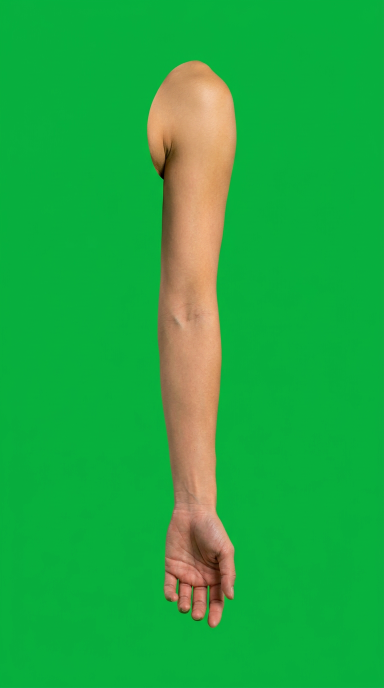
#> input picture src/images/photo-runner/far-right-arm.png, 768 x 1376 px, given in place of torso.png, which was not available (shown at 1/2 size)
$ python prepare_photo_parts.py
#> lines starting #> are read from the running program, lines starting #| are printed output that depends on the picture; after the words box and inside, x2 and y2 are one past the last pixel; in counts of white or black regions, pixels touching at a corner belong together; pictures that were not available may be replaced by others from this repository, and a replacement may not be noted
#> (reads scripts/photo_parts.json from the repository)
"""Key AI-generated photographic sources and build calibrated overlapping rig parts.
No image generation here. Manual, reviewed landmarks live in photo_parts.json.
"""
import hashlib
import json
from pathlib import Path
import numpy as np
from PIL import Image
from scipy import ndimage

ROOT = Path(__file__).resolve().parents[1]
SOURCE = ROOT/'src/images/photo-runner'
OUTPUT = ROOT/'public/photo-runner'


def remove_green(image):
    pixels = np.array(image.convert('RGB'), dtype=float)
    red, green, blue = [pixels[:, :, index] for index in range(3)]
    excess = green - np.maximum(red, blue)*1.3
    alpha = np.clip((25 - excess) / 20, 0, 1)
    labels, _ = ndimage.label(alpha > .1)
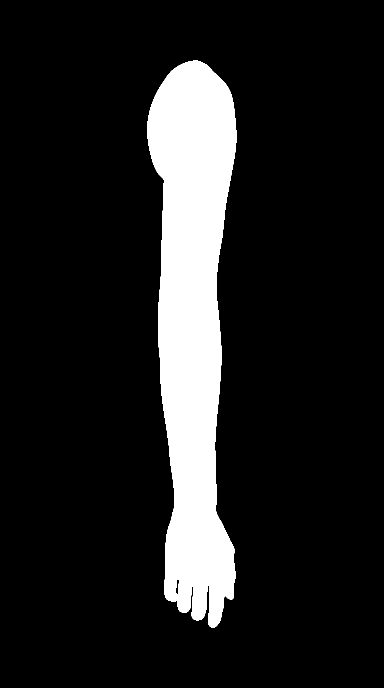
#> labels: shape (1376, 768) int32 (shown at 1/2 size); values 0 (black) and 1 (white), 12.8% white; 1 white region, box (x1, y1, x2, y2) and area: (294, 121, 473, 1256) 135168
    sizes = np.bincount(labels.ravel())
#> sizes = [921600, 135168]
    sizes[0] = 0
    alpha *= labels == sizes.argmax()
#> alpha: shape (1376, 768) float64; min 0, max 1, mean 0.128
    # Remove green spill only in an edge band, not teal clothing interiors.
    edge = ndimage.binary_dilation(alpha < .1, iterations=3) & (alpha > 0)
#> edge: shape (1376, 768) bool; 0.76% white; 2 white regions, box (x1, y1, x2, y2) and area: (294, 121, 473, 1256) 7870, (349, 1156, 361, 1191) 198
    pixels[:, :, 1] = np.where(edge, np.minimum(green, np.maximum(red, blue)), green)
#> green: shape (1376, 768) float64; min 0, max 206, mean 170.2
    rgba = np.dstack([pixels, alpha*255]).astype(np.uint8)
    rgba[alpha == 0, :3] = 0
    return Image.fromarray(rgba)


def joint_mask(size, config):
    height, width = size
    y, x = np.mgrid[:height, :width]
    left, top, _, _ = config['crop']
    start, end = np.array(config['start']), np.array(config['end'])
    direction = (end-start)/np.linalg.norm(end-start)
    projection = (x+left-start[0])*direction[0]+(y+top-start[1])*direction[1]
    mask = np.ones(size)
    for point, radius, region in [(start, config.get('roundStart'), projection < 0),
                                  (end, config.get('roundEnd'), projection > np.linalg.norm(end-start))]:
        if radius is None:
            continue
        distance = np.hypot(x+left-point[0], y+top-point[1])
        mask *= np.where(region, np.clip((radius-distance)/4, 0, 1), 1)
    return mask


def crop_part(image, config):
    part = np.array(image.crop(config['crop']))
    fade = config['fade']
    ramp = np.minimum(np.arange(part.shape[0])/fade,
                      (part.shape[0]-1-np.arange(part.shape[0]))/fade)
    part[:, :, 3] = (part[:, :, 3]*np.clip(ramp[:, None], 0, 1)*joint_mask(part.shape[:2], config)).astype(np.uint8)
    return Image.fromarray(part)


def make_entry(name, config):
    crop = config['crop']
    return dict(url=f'/photo-runner/{name}.png', source=f'{config["source"]}.png',
                surface=config['surface'], crop=crop,
                start=[config['start'][0]-crop[0], config['start'][1]-crop[1]],
                end=[config['end'][0]-crop[0], config['end'][1]-crop[1]],
                size=[crop[2]-crop[0], crop[3]-crop[1]])


def prepare():
    config = json.loads((ROOT/'scripts/photo_parts.json').read_text())
    keyed = {name: remove_green(Image.open(SOURCE/f'{name}.png'))
             for name in {part['source'] for part in config.values()}}
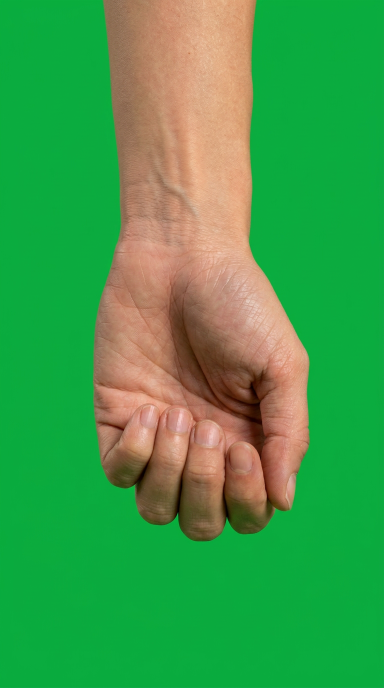
#> input picture src/images/photo-runner/far-right-hand.png, 768 x 1376 px, given in place of near-left-hand.png, which was not available (shown at 1/2 size)
#> in remove_green (call 2), `labels, _ = ndimage.label(alpha > .1)`: labels: shape (1376, 768) int32; values 0 (black) and 1 (white), 32.9% white; 1 white region, box (x1, y1, x2, y2) and area: (186, 0, 619, 1082) 347482
#> in remove_green (call 2), `alpha *= labels == sizes.argmax()`: alpha: shape (1376, 768) float64; min 0, max 1, mean 0.328
#> in remove_green (call 2), `edge = ndimage.binary_dilation(alpha < .1, iterations=3) & (alpha > 0)`: edge: shape (1376, 768) bool; 0.7% white; 1 white region, box (x1, y1, x2, y2) and area: (186, 0, 619, 1082) 7402
#> in remove_green (call 2), `pixels[:, :, 1] = np.where(edge, np.minimum(green, np.maximum(red, blu..`: green: shape (1376, 768) float64; min 0, max 211, mean 157.1
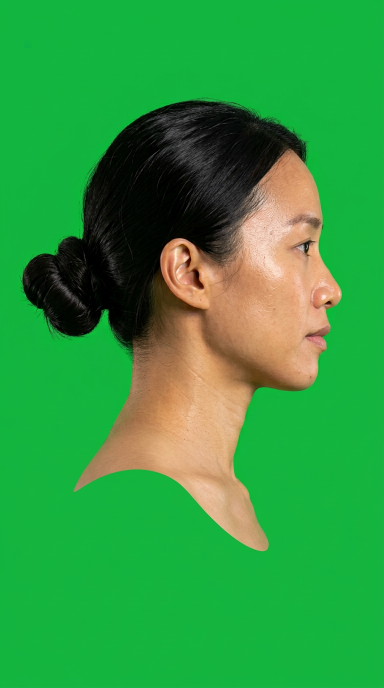
#> input picture src/images/photo-runner/head-neck.png, 768 x 1376 px (shown at 1/2 size)
#> in remove_green (call 4), `labels, _ = ndimage.label(alpha > .1)`:
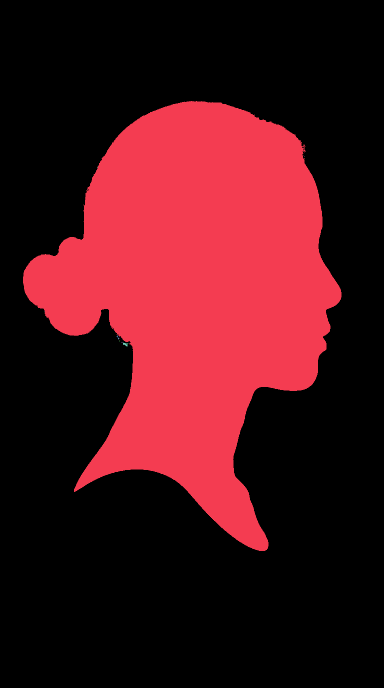
#> labels: shape (1376, 768) int32 (shown at 1/2 size); 18 distinct labels, from 0 to 17; one colour per label, 0 black
#> in remove_green (call 4), `sizes = np.bincount(labels.ravel())`: sizes = 18 values, max 739010 at index 0, min 1 at index 2, mean 58709.3
#> in remove_green (call 4), `alpha *= labels == sizes.argmax()`: alpha: shape (1376, 768) float64; min 0, max 1, mean 0.299
#> in remove_green (call 4), `edge = ndimage.binary_dilation(alpha < .1, iterations=3) & (alpha > 0)`: edge: shape (1376, 768) bool; 0.77% white in thin lines or dots, all inside (x1, y1, x2, y2) = (46, 202, 683, 1102)
#> in remove_green (call 4), `pixels[:, :, 1] = np.where(edge, np.minimum(green, np.maximum(red, blu..`: green: shape (1376, 768) float64; min 0, max 242, mean 153.4
#> in remove_green (call 4), `rgba = np.dstack([pixels, alpha*255]).astype(np.uint8)`:
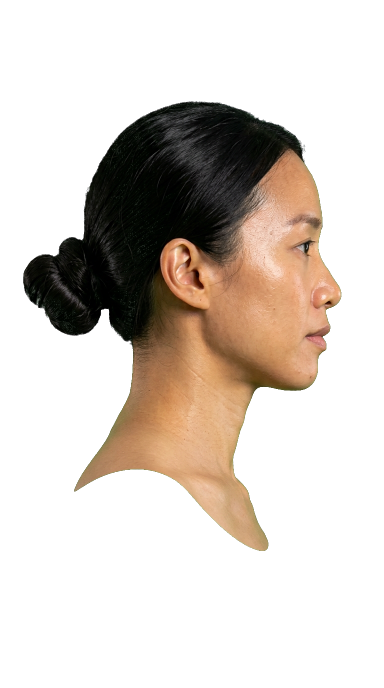
#> rgba: shape (1376, 768, 4) (shown at 1/2 size); mean R, G, B, A 49.6, 153.4, 64.3, 76.3; transparent parts drawn white
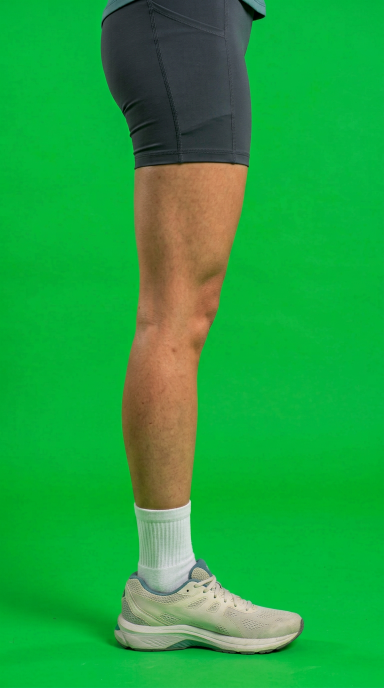
#> input picture src/images/photo-runner/far-right-leg-shoe.png, 768 x 1376 px (shown at 1/2 size)
#> in remove_green (call 6), `excess = green - np.maximum(red, blue)*1.3`:
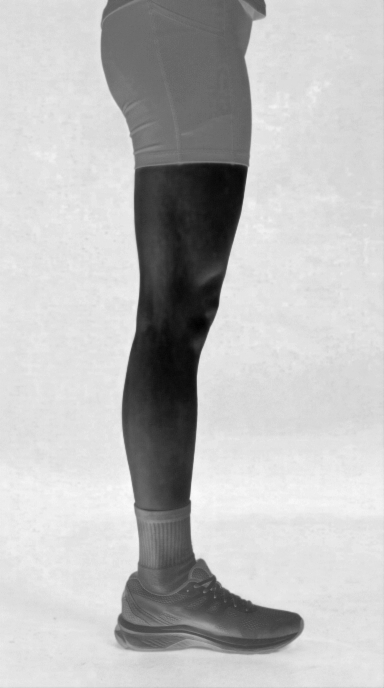
#> excess: shape (1376, 768) float64 (shown at 1/2 size); min -139.8, max 140.1, mean 67.2; drawn with min black and max white
#> in remove_green (call 6), `sizes = np.bincount(labels.ravel())`: sizes = [795991, 260759, 1, 7, 1, 1, 1, 7]
    OUTPUT.mkdir(parents=True, exist_ok=True)
    parts = {}
    for name, spec in config.items():
        path = OUTPUT/f'{name}.png'
        crop_part(keyed[spec['source']], spec).save(path, optimize=True)
        parts[name] = {**make_entry(name, spec), 'sha256': hashlib.sha256(path.read_bytes()).hexdigest()}
    manifest = dict(persona='mei-lin-photo', kind='AI-generated photographic cutout rig',
                    generationCount=9, parts=parts)
    (OUTPUT/'manifest.json').write_text(json.dumps(manifest, indent=2)+'\n')
    print(f'Prepared {len(parts)} photographic parts from {len(keyed)} independent source images.')


if __name__ == '__main__':
#> (the run stopped early here; a loop or call above may not have finished)
